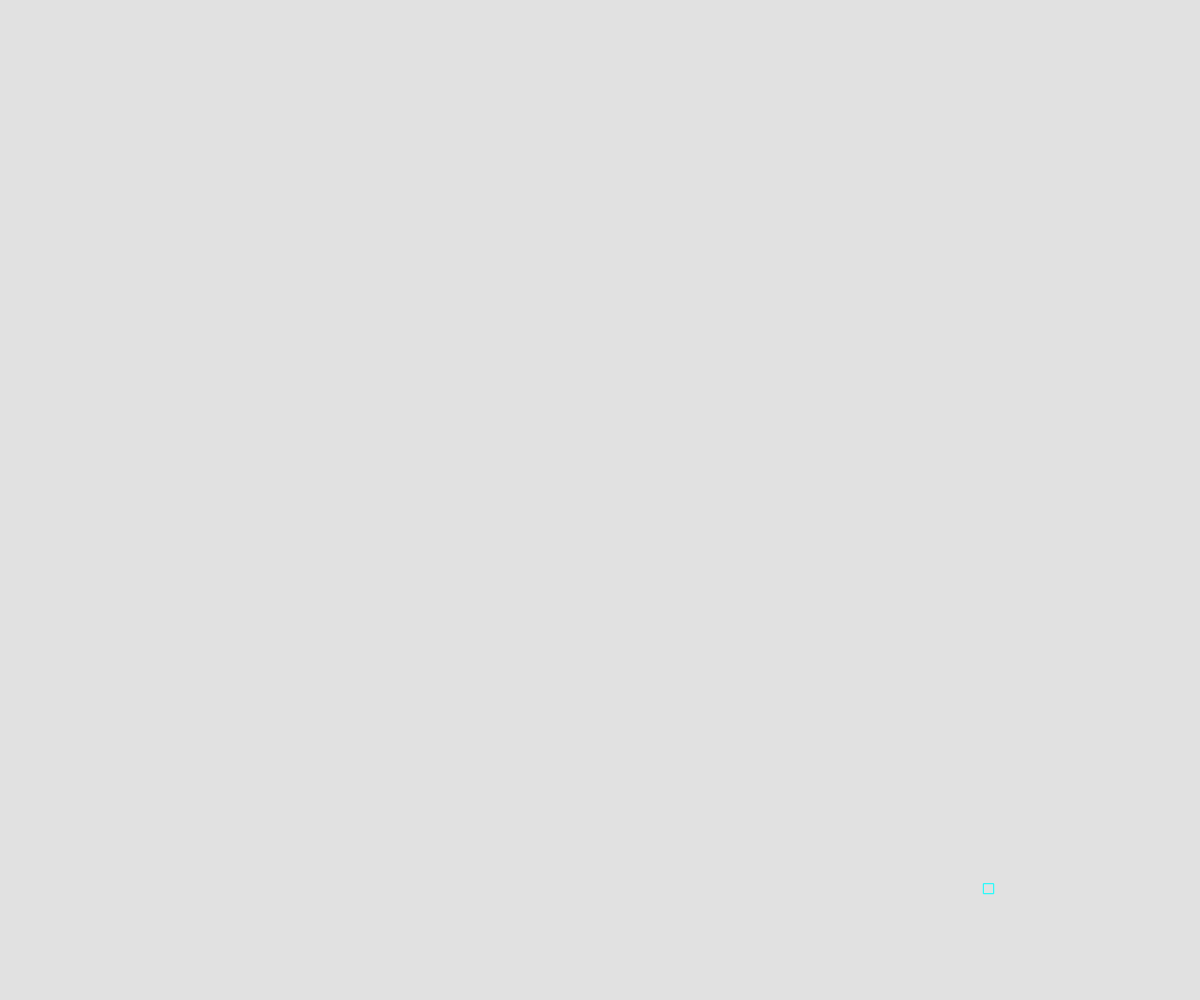
Frame 1 (no input)
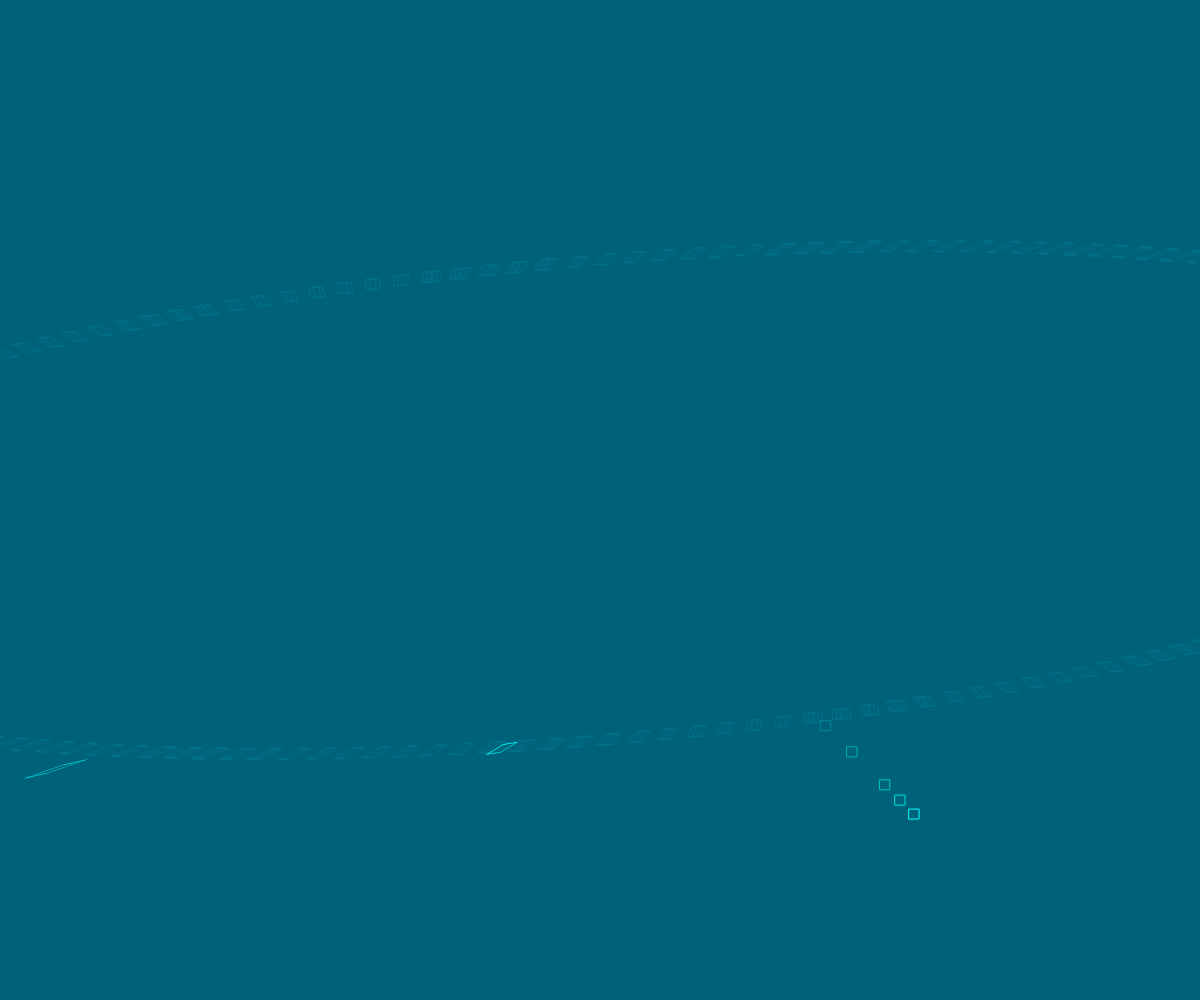
Frame 60 (no input)
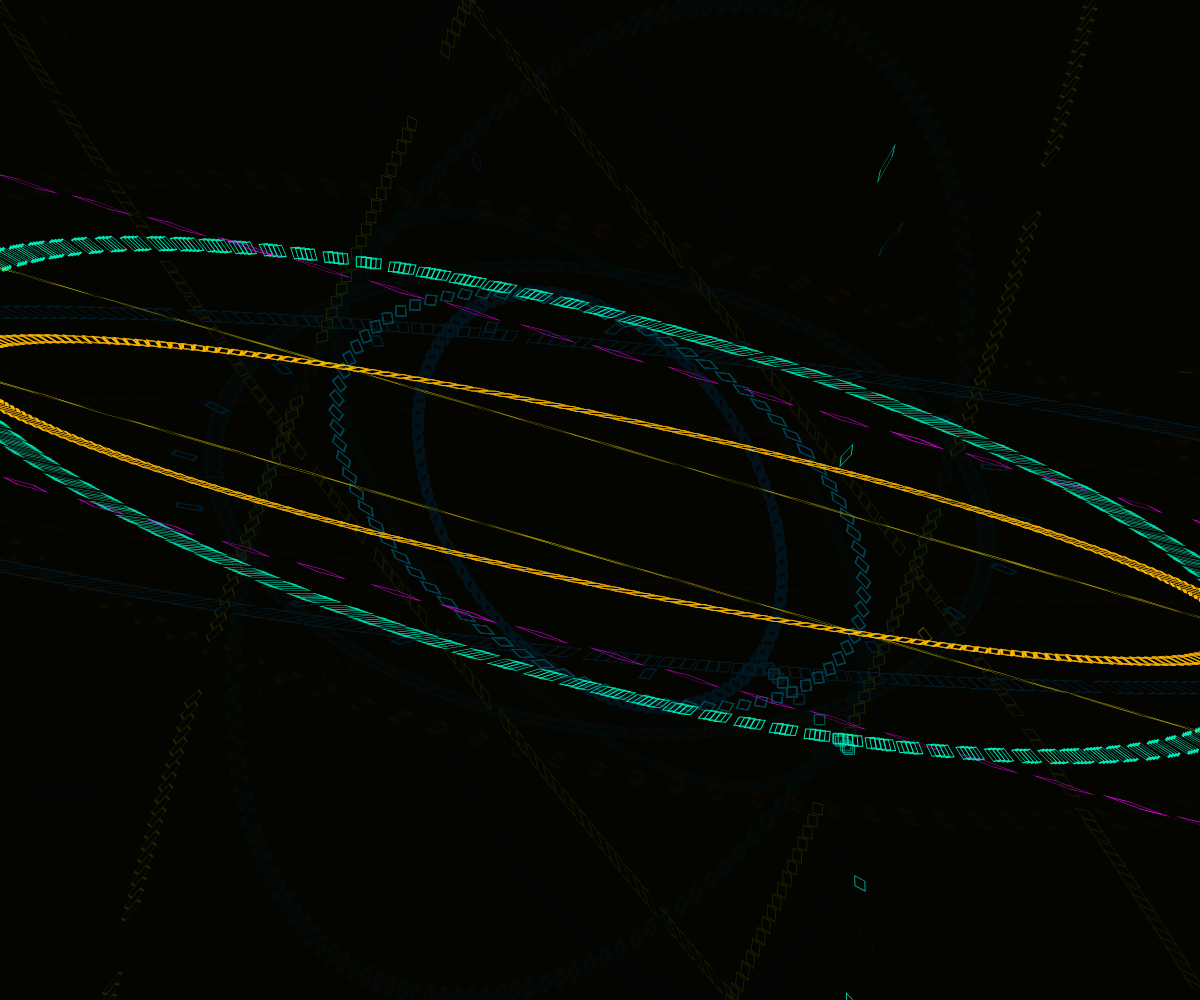
Frame 120 (the mouse pressed at the canvas centre since frame 60)

The p5.js sketch that drew these frames (run headless with seeded random() and noise() and a simulated clock; from frame 60 on, the mouse is pressed at the canvas centre):

// p5.js sketch
// ── sketch.js
function setup() {
  createCanvas(windowWidth, windowHeight);
  // rectMode(CENTER);
}

function draw() {
  background(0, 30);
  noFill();
  var noise1 = noise(.06 * frameCount) * width / 2;
  var noise2 = noise(.07 * frameCount) * width / 2;
  var noise3 = noise(.08 * frameCount) * width / 2;
  var noise4 = noise(.09 * frameCount) * height / 2;
  translate(width / 2, height / 2);
  stroke(0, noise1, noise2);

  for (let x = 0; x <= width; x += 50) {
    for (let y = 0; y <= height; y += 50) {
      rect(noise1, noise1, 10, 10);
      shearX(noise2);
      shearY(noise4);
      // scale(noise2 / 100, noise3 / 100);
    }
  }
  stroke(noise3, noise2, 0);
  for (let x = width; x >= 0; x -= 50) {
    for (let y = height; y >= 0; y -= 50) {
      rect(noise2, noise2, 10, 10);
      shearX(noise1);
      shearY(noise3);
      // scale(noise1 / 100, noise4 / 1000);
    }
  }
  stroke(noise3, 0, noise4);
  for (let x = width; x >= 0; x -= 50) {
    for (let y = height; y >= 0; y -= 50) {
      rect(noise3, noise3, 10, 10);
      shearX(noise3);
      shearY(noise2);
      // scale(noise4 / 1000, noise1 / 100);
    }
  }
  stroke(noise4, noise1, 0);
  for (let x = width; x >= 0; x -= 50) {
    for (let y = height; y >= 0; y -= 50) {
      rect(noise4, noise4, 10, 10);
      shearX(noise4);
      shearY(noise1);
      // scale(noise3 / 1000, noise2 / 100);
    }
  }
  //   for (let x1 = 0; x1 <= width; x1 += 25) {
  //     for (let x2 = 0; x2 <= width; x2 += 50) {
  //       for (let y1 = 0; y1 <= height; y1 += 25) {
  //         for (let y2 = 0; y2 <= height; y2 += 50) {
  //           for (let x3 = 0; x3 <= width; x3 += 10) {
  //             for (let y3 = 0; y3 <= height; y3 += 5) {
  //               bezier(noise(x1 / 10) * frameCount, noise(y1 / 10), noise(x2 / 10), noise(y2 / 10), noise(x3 / 10), noise(y3 / 10));
  //             }
  //           }
  //         }
  //       }
  //     }
  //   }
}
